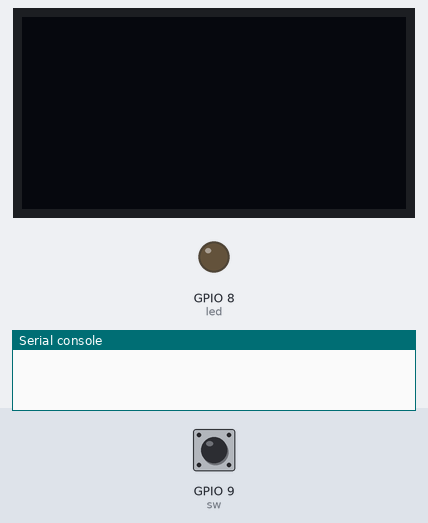
Bench run of a program on a simulated ESP32 board running MicroPython. Parts: 128×64 one-colour display, output pins drawn as LEDs (lit = HIGH), the last lines printed to the serial console. The inputs (shaded band) are chosen by the test bench; at power-on: GPIO 9 (sw) HIGH.

Above: at 0.1 s.
At 0.6 s:
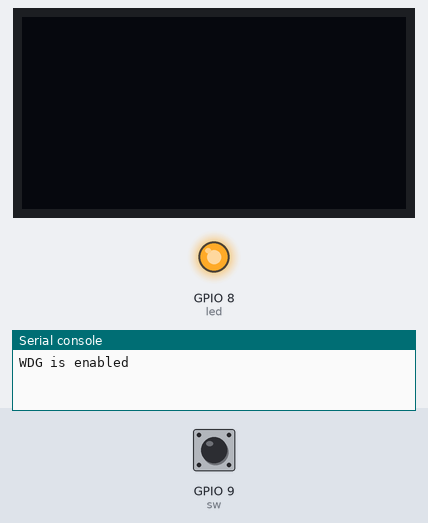
Timing chart, 0 to 2.1 s (numbered marks = the images above):
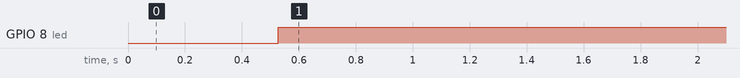

Measured:
- by itself, GPIO 8 (led): LOW → HIGH at 0.53 s

The program:

main.py
```python
from machine import Pin, UART, I2C,Timer,WDT
import asyncio
import binascii
import esp32
from ssd1306 import SSD1306_I2C
from time import sleep_ms

import network
import espnow

sta = network.WLAN(network.STA_IF)
sta.active(True)
sta.disconnect()

e = espnow.ESPNow()
e.active(True)

peer = b'\xbbXHYH1'
e.add_peer(peer)

sw = Pin(9, Pin.IN)

sleep_ms(500)
DEBUG=1

if (DEBUG == 0) or (sw() == 0):
    print('WDG is disabled')
    wdt = None
else:
    print('WDG is enabled')
    wdt = WDT(timeout = 2000)

def wdt_feed():
    if wdt:
        wdt.feed()


def uart_analyse(buf):
    if buf[0] != 0xff or buf[1] != 0x17 or buf[2] != 0x04:
        return -1

    return buf[4]*256+buf[5]


async def getCH2O():

    i2c=I2C(0,sda=Pin(2), scl=Pin(10))
    oled = SSD1306_I2C(128, 64, i2c)
    oled.text('CH2O',0,0)
    oled.text('mg/m3',0,26)

    led = Pin(8, Pin.OUT, value=1)
    rxbuf = bytearray(9)
    u = UART(1, 9600, tx=Pin(4), rx=Pin(3))
    u.read()

    while 1:
        wdt_feed()
        if u.any() >= 9:
            u.readinto(rxbuf, 9)
            print(binascii.hexlify(rxbuf, ' '))
            d = uart_analyse(rxbuf)
            if d >= 0:
                led(0)
                sta.active(True)
                c = '{:.3f}'.format(d*1.34/1000)
                print(d, c, 'mg/m3')
                e.send(peer, 'CH2O:'+ c)
                sta.active(False)

                oled.text(c,0,13)
                oled.show()

            else:
                u.read()
        else:
            led(1)

        await asyncio.sleep_ms(200)

asyncio.run(getCH2O())
```
